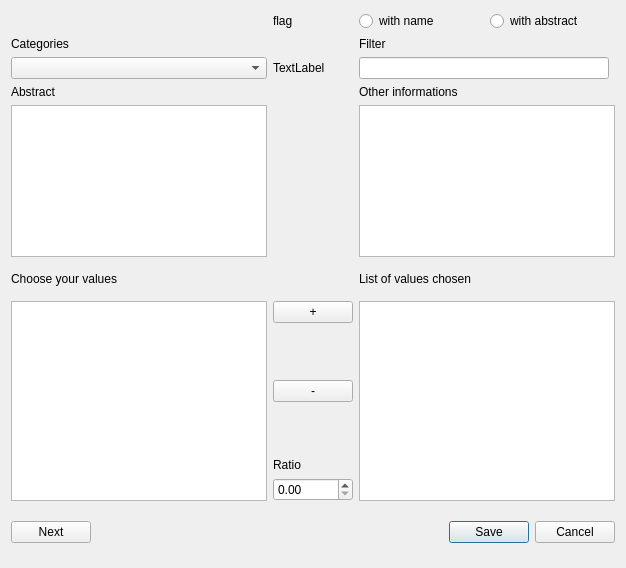
<?xml version="1.0" encoding="UTF-8"?>
<ui version="4.0">
 <class>findValueDialog</class>
 <widget class="QDialog" name="findValueDialog">
  <property name="geometry">
   <rect>
    <x>0</x>
    <y>0</y>
    <width>626</width>
    <height>568</height>
   </rect>
  </property>
  <property name="windowTitle">
   <string>Find your redefined values</string>
  </property>
  <property name="locale">
   <locale language="English" country="UnitedStates"/>
  </property>
  <layout class="QGridLayout" name="gridLayout_3">
   <item row="0" column="0">
    <layout class="QGridLayout" name="gridLayout_2">
     <item row="5" column="0">
      <widget class="QLabel" name="abstractLabel">
       <property name="text">
        <string>Abstract</string>
       </property>
       <property name="wordWrap">
        <bool>true</bool>
       </property>
      </widget>
     </item>
     <item row="6" column="2" colspan="2">
      <widget class="QTextEdit" name="othersTextEdit">
       <property name="tabChangesFocus">
        <bool>true</bool>
       </property>
      </widget>
     </item>
     <item row="6" column="0">
      <widget class="QTextEdit" name="abstractTextEdit">
       <property name="tabChangesFocus">
        <bool>true</bool>
       </property>
      </widget>
     </item>
     <item row="8" column="0">
      <widget class="QTableView" name="tableViewOfValues">
       <property name="minimumSize">
        <size>
         <width>150</width>
         <height>200</height>
        </size>
       </property>
      </widget>
     </item>
     <item row="8" column="2" colspan="2">
      <widget class="QListWidget" name="listchosenWidget">
       <property name="minimumSize">
        <size>
         <width>150</width>
         <height>0</height>
        </size>
       </property>
      </widget>
     </item>
     <item row="0" column="2" colspan="2">
      <layout class="QHBoxLayout" name="horizontalLayout_2">
       <item>
        <widget class="QRadioButton" name="nameRadioButton">
         <property name="text">
          <string>with name</string>
         </property>
         <attribute name="buttonGroup">
          <string notr="true">buttonGroup_2</string>
         </attribute>
        </widget>
       </item>
       <item>
        <widget class="QRadioButton" name="abstractRadioButton">
         <property name="text">
          <string>with abstract</string>
         </property>
         <attribute name="buttonGroup">
          <string notr="true">buttonGroup_2</string>
         </attribute>
        </widget>
       </item>
      </layout>
     </item>
     <item row="1" column="2" colspan="2">
      <widget class="QLabel" name="labelFilter">
       <property name="text">
        <string>Filter</string>
       </property>
       <property name="buddy">
        <cstring>lineEditFilter</cstring>
       </property>
      </widget>
     </item>
     <item row="9" column="0" colspan="4">
      <layout class="QGridLayout" name="gridLayout">
       <item row="2" column="1">
        <widget class="QDialogButtonBox" name="buttonBox">
         <property name="minimumSize">
          <size>
           <width>0</width>
           <height>50</height>
          </size>
         </property>
         <property name="orientation">
          <enum>Qt::Horizontal</enum>
         </property>
         <property name="standardButtons">
          <set>QDialogButtonBox::Cancel|QDialogButtonBox::Save</set>
         </property>
        </widget>
       </item>
       <item row="2" column="0">
        <widget class="QPushButton" name="nextButton">
         <property name="text">
          <string>Next</string>
         </property>
        </widget>
       </item>
      </layout>
     </item>
     <item row="1" column="0">
      <widget class="QLabel" name="label">
       <property name="maximumSize">
        <size>
         <width>16777215</width>
         <height>35</height>
        </size>
       </property>
       <property name="text">
        <string>Categories</string>
       </property>
       <property name="buddy">
        <cstring>comboBoxCategories</cstring>
       </property>
      </widget>
     </item>
     <item row="8" column="1">
      <layout class="QVBoxLayout" name="verticalLayout">
       <item>
        <widget class="QPushButton" name="plusButton">
         <property name="text">
          <string>+</string>
         </property>
        </widget>
       </item>
       <item>
        <spacer name="verticalSpacer">
         <property name="orientation">
          <enum>Qt::Vertical</enum>
         </property>
         <property name="sizeHint" stdset="0">
          <size>
           <width>20</width>
           <height>40</height>
          </size>
         </property>
        </spacer>
       </item>
       <item>
        <widget class="QPushButton" name="lessButton">
         <property name="text">
          <string>-</string>
         </property>
        </widget>
       </item>
       <item>
        <spacer name="verticalSpacer_2">
         <property name="orientation">
          <enum>Qt::Vertical</enum>
         </property>
         <property name="sizeHint" stdset="0">
          <size>
           <width>20</width>
           <height>40</height>
          </size>
         </property>
        </spacer>
       </item>
       <item>
        <widget class="QLabel" name="ratioLabel">
         <property name="text">
          <string>Ratio</string>
         </property>
         <property name="wordWrap">
          <bool>true</bool>
         </property>
        </widget>
       </item>
       <item>
        <widget class="QDoubleSpinBox" name="modifSpinBox"/>
       </item>
      </layout>
     </item>
     <item row="7" column="0">
      <widget class="QLabel" name="labelValues">
       <property name="maximumSize">
        <size>
         <width>16777215</width>
         <height>35</height>
        </size>
       </property>
       <property name="text">
        <string>Choose your values</string>
       </property>
      </widget>
     </item>
     <item row="0" column="0">
      <layout class="QHBoxLayout" name="horizontalLayout"/>
     </item>
     <item row="7" column="2" colspan="2">
      <widget class="QLabel" name="labelChoice">
       <property name="minimumSize">
        <size>
         <width>0</width>
         <height>32</height>
        </size>
       </property>
       <property name="text">
        <string>List of values chosen</string>
       </property>
      </widget>
     </item>
     <item row="5" column="2" colspan="2">
      <widget class="QLabel" name="othersLabel">
       <property name="text">
        <string>Other informations</string>
       </property>
       <property name="wordWrap">
        <bool>true</bool>
       </property>
      </widget>
     </item>
     <item row="2" column="0">
      <widget class="QComboBox" name="comboBoxCategories"/>
     </item>
     <item row="2" column="2">
      <widget class="QLineEdit" name="lineEditFilter"/>
     </item>
     <item row="0" column="1">
      <widget class="QLabel" name="flagLabel">
       <property name="text">
        <string>flag</string>
       </property>
       <property name="wordWrap">
        <bool>true</bool>
       </property>
      </widget>
     </item>
     <item row="2" column="1">
      <widget class="QLabel" name="flagPixmapLabel">
       <property name="text">
        <string>TextLabel</string>
       </property>
      </widget>
     </item>
    </layout>
   </item>
  </layout>
 </widget>
 <tabstops>
  <tabstop>buttonBox</tabstop>
 </tabstops>
 <resources/>
 <connections>
  <connection>
   <sender>buttonBox</sender>
   <signal>accepted()</signal>
   <receiver>findValueDialog</receiver>
   <slot>accept()</slot>
   <hints>
    <hint type="sourcelabel">
     <x>248</x>
     <y>254</y>
    </hint>
    <hint type="destinationlabel">
     <x>157</x>
     <y>274</y>
    </hint>
   </hints>
  </connection>
  <connection>
   <sender>buttonBox</sender>
   <signal>rejected()</signal>
   <receiver>findValueDialog</receiver>
   <slot>reject()</slot>
   <hints>
    <hint type="sourcelabel">
     <x>316</x>
     <y>260</y>
    </hint>
    <hint type="destinationlabel">
     <x>286</x>
     <y>274</y>
    </hint>
   </hints>
  </connection>
 </connections>
 <buttongroups>
  <buttongroup name="buttonGroup_2"/>
  <buttongroup name="buttonGroup"/>
 </buttongroups>
</ui>
